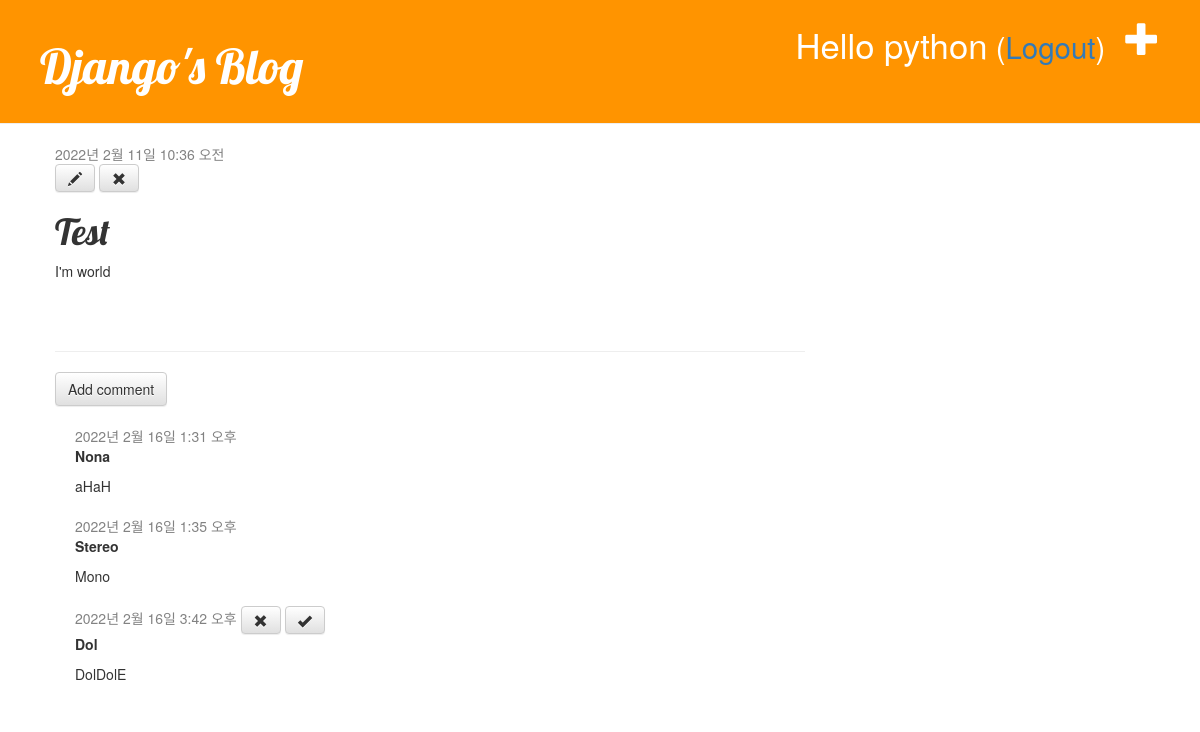
The app's page /blog/post/4/ (signed in) with its own data.
### blog/models.py (models this page shows, shortened)
class Post(models.Model):
    author = models.ForeignKey('auth.User', on_delete=models.CASCADE)
    title = models.CharField(max_length=200, validators=[min_length_2_validator])
    text = models.TextField()
    created_date = models.DateTimeField(default=timezone.now)
    published_date = models.DateTimeField(blank=True, null=True)

class Comment(models.Model):
    post = models.ForeignKey('blog.Post', on_delete=models.CASCADE,
                             related_name='comments')
    author = models.CharField(max_length=200)
    text = models.TextField()
    created_date = models.DateTimeField(default=timezone.now)
    approved_comment = models.BooleanField(default=False)

### blog/views.py (the view)
# urls.py: path('post/<int:pk>/', views.post_detail, name='post_detail'),
def post_detail(request, pk):
    post = get_object_or_404(Post, pk=pk)
    return render(request, 'blog/post_detail.html', {'post': post})

### blog/templates/Blog/post_detail.html (shortened to what this page needs)
{% extends 'blog/base.html' %}
{% block content %}
<div class="post">
    <div class="date">
        {{ post.published_date }}
    </div>
    {% if user.is_authenticated %}
    <a class="btn btn-default" href="{% url 'post_edit' pk=post.pk %}">
    <span class="glyphicon glyphicon-pencil"></span></a>
    <a class="btn btn-default" href="#" onclick="post_remove()">
    <span class="glyphicon glyphicon-remove"></span></a>
    {% endif %}
    <h1>{{ post.title }}</h1>
    <p>{{ post.text | linebreaksbr }}</p>
</div>
<hr>
<a class="btn btn-default" href="{% url 'add_comment_to_post' pk=post.pk %}">
    Add comment</a>
{% for comment in post.comments.all %}
    {% if user.is_authenticated or comment.approved_comment %}
        <div class="comment">
            <div class="date">
                {{ comment.created_date }}
                {% if not comment.approved_comment %}
                    <a class="btn btn-default" href="{% url 'comment_remove' pk=comment.pk %}">
                    <span class="glyphicon glyphicon-remove"></span></a>
                    <a class="btn btn-default" href="{% url 'comment_approve' pk=comment.pk %}">
                    <span class="glyphicon glyphicon-ok"></span></a>
                {% endif %}
            </div>
            <strong>{{ comment.author }}</strong>
            <p>{{ comment.text | linebreaks }}</p>
        </div>
    {% endif %}
{% empty %}
    <p>No comments here yet :(</p>
{% endfor %}
{% endblock %}

### blog/templates/Blog/base.html (shortened to what this page needs)
{% load static %}
<html>
<head>
    <link href="https://maxcdn.bootstrapcdn.com/bootstrap/3.3.2/css/bootstrap.min.css"
          rel="stylesheet">
    <link href="https://maxcdn.bootstrapcdn.com/bootstrap/3.3.2/css/bootstrap-theme.min.css"
          rel="stylesheet">
    <link href="{% static 'css/blog.css' %}?after" rel="stylesheet">
</head>
<body>
<div class="page-header">
    {% if user.is_authenticated %}
        <a href="{% url 'post_new' %}" class="top-menu">
        <span class="glyphicon glyphicon-plus"></span></a>
        <p class="top-menu">Hello {{ user.username }}<small>
            (<a href="{% url 'logout' %}?next={{request.path}}">Logout</a>)</small></p>
    {% else %}
        <a href="{% url 'login' %}" class="top-menu">
        <span class="glyphicon glyphicon-lock"></span></a>
    {% endif %}
    <h1><a href="{% url 'post_list_home' %}">Django's Blog</a></h1>
</div>
<div class="content container">
    <div class="row">
        <div class="col-md-8">
            {% block content %}
            {% endblock %}
        </div>
    </div>
</div>
</body>
</html>

### blog/static/css/blog.css (style rules this page uses)
.page-header { background-color: #ff9400; margin-top: 0; padding: 20px 20px 20px 40px; }
.page-header h1, .page-header h1 a, .page-header h1 a:visited, .page-header h1 a:active { color: #ffffff; font-size: 36pt; text-decoration: none; }
.content { margin-left: 40px; }
h1, h2, h3, h4 { font-family: 'Lobster', cursive; }
.date { color: #828282; }
.top-menu, .top-menu:hover, .top-menu:visited { color: #ffffff; float: right; font-size: 26pt; margin-right: 20px; }
.post { margin-bottom: 70px; }
.comment { margin: 20px 0px 20px 20px; }

### records on screen
Post: published_date "2022년 2월 11일 10:36 오전", title "Test", text "I'm world"
Comment: created_date "2022년 2월 16일 1:31 오후", author "Nona", text "aHaH"
Comment: created_date "2022년 2월 16일 1:35 오후", author "Stereo", text "Mono"
Comment: created_date "2022년 2월 16일 3:42 오후", approved_comment False (drawn), author "Dol", text "DolDolE"

### other values on screen
{{ user.username }} "python"
